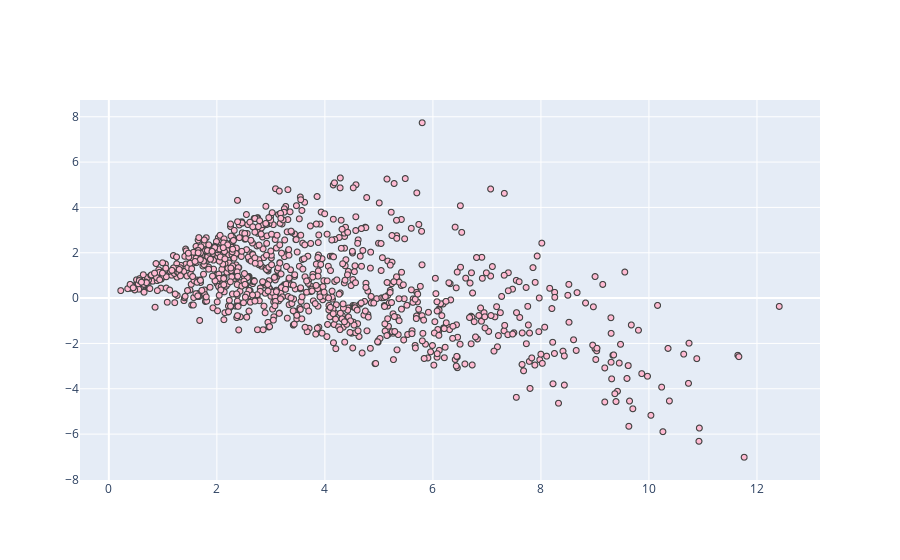

Write notebook code for a chart like this one.
### Code cell
trace = go.Scattergl(
    x = data_2d[:,0],
    y = data_2d[:,1],
    mode = 'markers',
    marker = dict(
        color = '#FFBAD2',
        line = dict(width = 1)
    ),
    text = vectorizer.get_feature_names(),
    hovertext = vectorizer.get_feature_names(),
    hoverinfo = 'text' 
)
data = [trace]
iplot(data, filename='scatter-mode')

### Figure 1 — Plotly figure (JSON) as saved in the notebook; plotly's stock layout.template omitted (floating-point values rounded to 4 significant figures; data arrays with more than 128 entries replaced by an {"elided": "..."} marker saying what was removed)
{"data": [{"hoverinfo": "text", "hovertext": {"elided": "1687 str values"}, "marker": {"color": "#FFBAD2", "line": {"width": 1}}, "mode": "markers", "text": {"elided": "1687 str values"}, "type": "scattergl", "x": {"elided": "1000 float values"}, "y": {"elided": "1000 float values"}}], "layout": {}}
